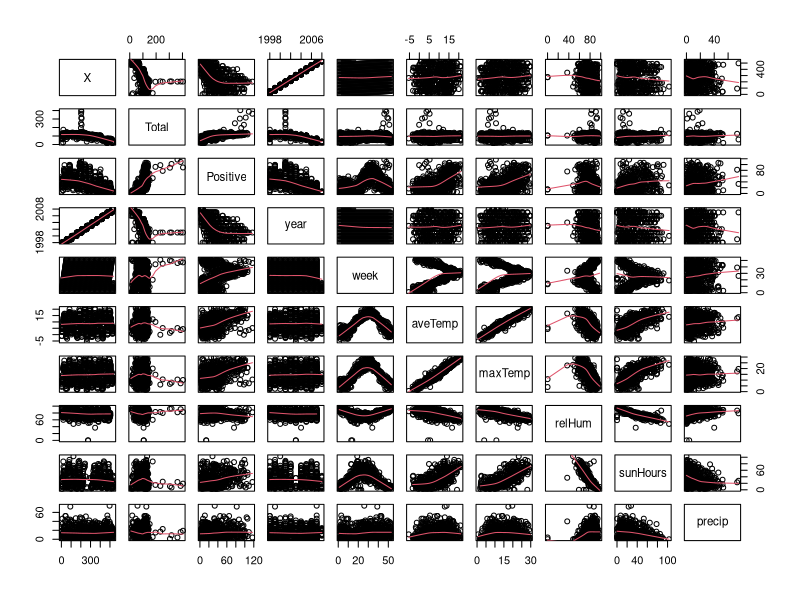
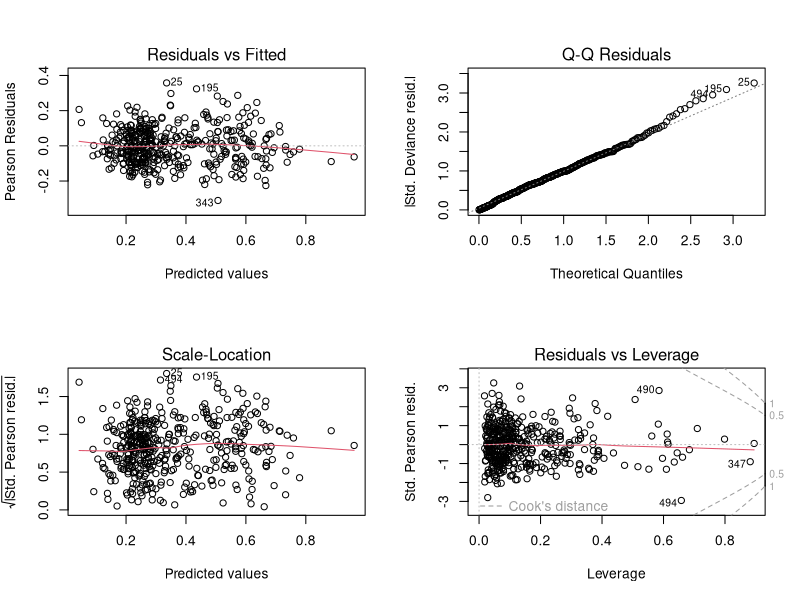
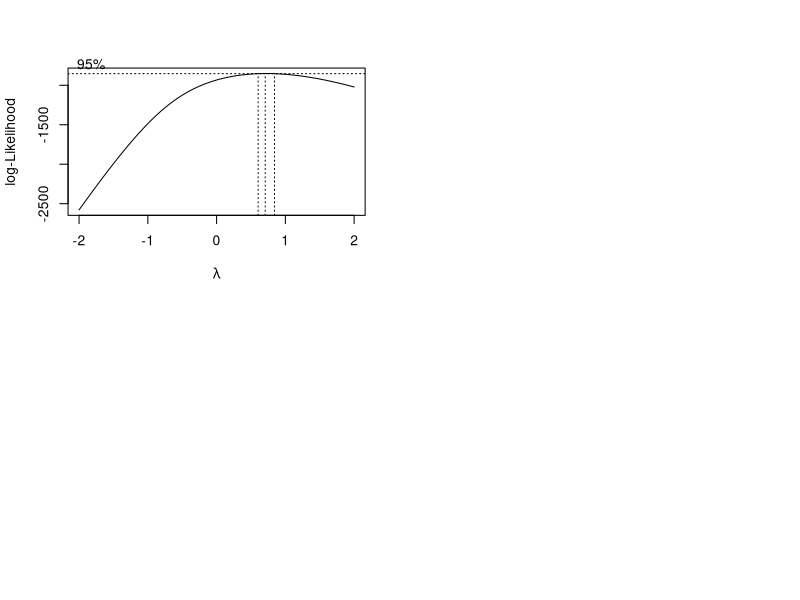
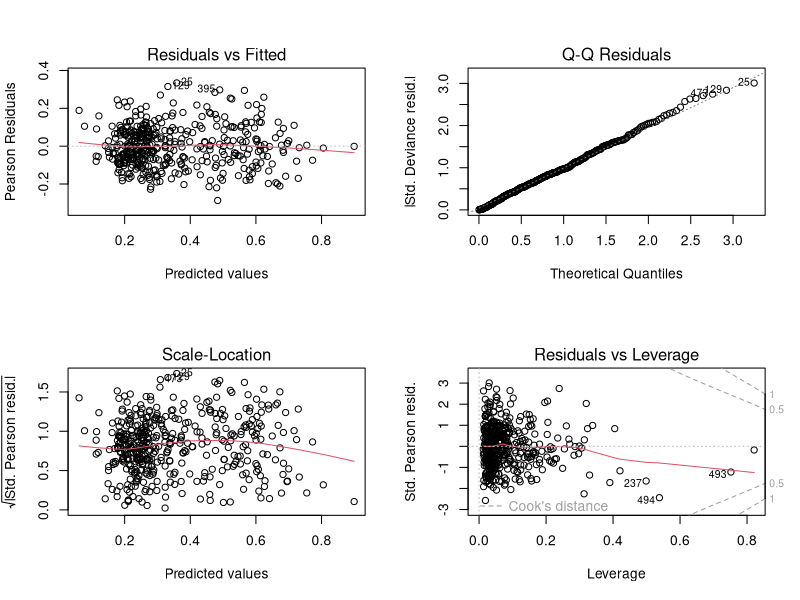
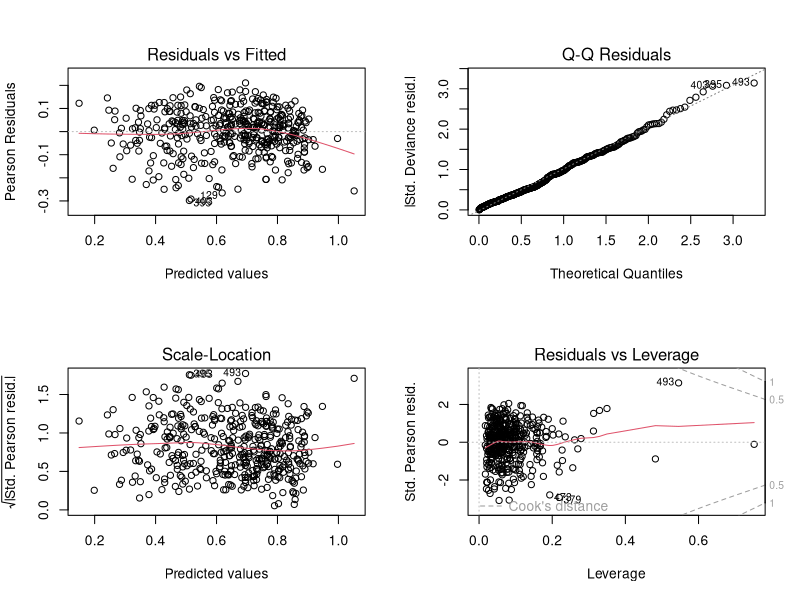
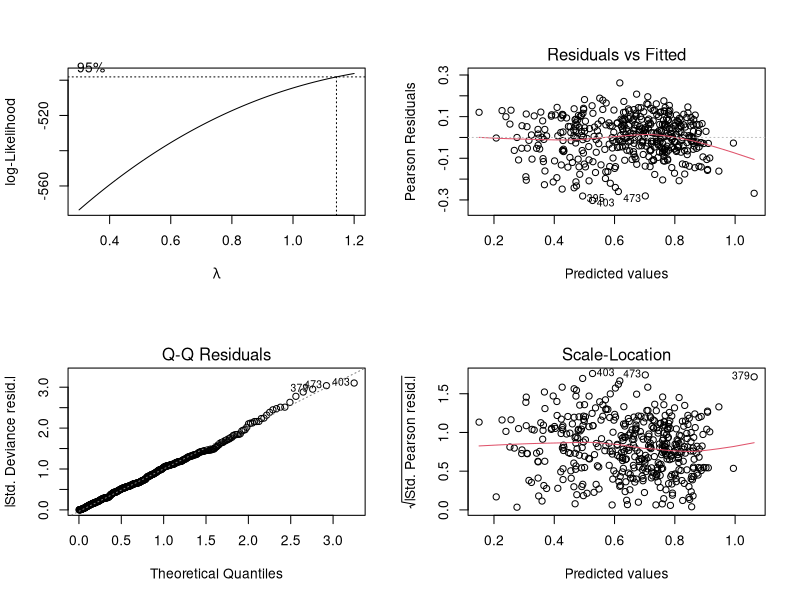
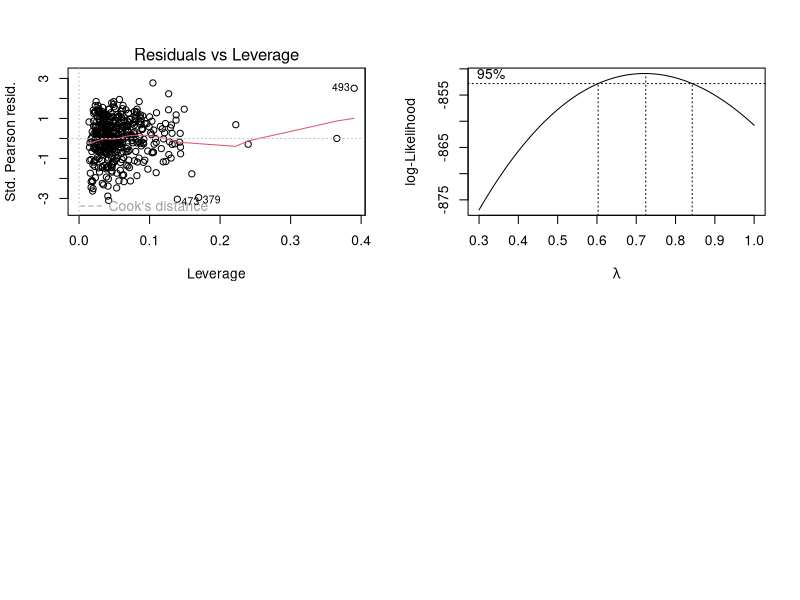

These figures' R source, in order: (Note: this script raises an error after producing the figures.)
climate = read.table("climate.txt", header=T, sep = "\t")
weekly = read.csv("weekly_pos.csv", header=T)
library(MASS)
camp <- data.frame(weekly, climate)

summary(camp)
plot(camp, panel=panel.smooth)

lm1 <- glm((Positive / Total) ~ aveTemp * maxTemp * relHum * sunHours * precip * week, data=camp)
par(mfrow=c(2,2))
plot (lm1)
summary(lm1)
boxcox(lm1)

stepP <- function(object, level=0.05, verbose=FALSE){
  if (!("lm" %in% class(object))){
    error("First argument should be an lm object")
  }
  d1 <- drop1(object, test="F")[-1,]
  maxP <- max(d1[["Pr(>F)"]])
  lmTmp <- object
  maxVar <- row.names(d1)[d1[["Pr(>F)"]]==maxP]
  history <-NULL # For storing the history of models
  tmpFormula <- paste(as.character(formula(lmTmp))[c(2,1,3)], collapse=" ")
  
  while(maxP > level & nrow(d1)>=1){
    maxVar <- row.names(d1)[d1[["Pr(>F)"]]==maxP]
    history <- rbind(history,data.frame(formula= tmpFormula, maxP=maxP, maxVar = maxVar) )
    lmTmp <- update(lmTmp, paste(".~.-",maxVar))
    d1 <- drop1(lmTmp, test="F")[-1,]
    maxP <- max(d1[["Pr(>F)"]])
    tmpFormula <- paste(as.character(formula(lmTmp))[c(2,1,3)], collapse=" ")
    if (verbose)
      print(tmpFormula) # Print the formula after each reduction
  }
  # Also adding the final model to document the p-value
  maxVar <- row.names(d1)[d1[["Pr(>F)"]]==maxP]
  tmpFormula <- paste(as.character(formula(lmTmp))[c(2,1,3)], collapse=" ")
  history <- rbind(history,data.frame(formula= tmpFormula, maxP=maxP, maxVar = maxVar) )
  return(list(object=lmTmp, history=history))  
}

mod <- stepP(lm1)
lm2 <- mod$object
anova(lm2, test="LRT")
drop1(lm2, test = "LRT")
lm3<-update(lm2,.~.-relHum:precip:week)
mod <- stepP(lm3)
lm4 <- mod$object
lm5 <- step(lm4)
drop1(lm5, test = "LRT")
anova(lm5, test="LRT")
lm6<-update(lm5,.~.-relHum:sunHours)
drop1(lm6,test="LRT")
mod <- stepP(lm6)
anova((lm7 <- mod$object), test="LRT")
lm8 <- update(lm7, .~. -relHum)
drop1(lm8, test="LRT")
anova(lm8, test="LRT")
lm9 <- update(lm8, .~. -sunHours)
drop1(lm9, test="LRT")
anova(lm9, test="LRT")
lm10 <- update(lm9, .~. -precip)
drop1(lm10, test="LRT")
mod <- stepP(lm10)
drop1((lm11 <- mod$object), test="LRT")
anova(lm11, test="LRT")
lm12 <- update(lm11, .~. -relHum:precip:sunHours)
drop1(lm12,test="LRT")
anova(lm12, test="LRT")
lm13 <- update(lm12, .~. -week:relHum)
drop1(lm13,test="LRT")
anova(lm13, test="LRT")
lm14 <- update(lm13, .~. -relHum:precip)
drop1(lm14,test="LRT")
anova(lm14, test="LRT")

par(mfrow=c(2,2))
plot(lm14)

a1 <- glm(((Total - Positive) / Total) ~ .*., data=camp)
plot(a1)
boxcox(a1, lambda = seq(0.3, 1.2, length.out = 20), data=camp)

a2 <- (mod <- stepP(a1))$object
drop1(a2, test="F")
plot(a2)

boxcox(lm1, lambda = seq(0.3, 1, length.out = 20), data=camp)

lm2 <- step(lm1)
anova(lm2, test="F")
drop1(lm2, test="F")
lm3 <- stepP(lm2)
summary(lm3$object)
anova(lm3$object, test="F")
drop1(lm3$object, test="F")



camp$fracpow <- (camp$Positive / camp$Total)^0.7
lm2 <- glm(pospow   ~ aveTemp * maxTemp * relHum * sunHours * precip * week, data=camp)
par(mfrow=c(2,2))
plot(lm2)
anova(lm2, test="F")
summary(lm2)



lm3<- step(lm2)
anova(lm3, test="F")
drop1(lm3, test="F")
lm4<-update(lm3,.~.-aveTemp:maxTemp:relHum)
drop1(lm4, test="F")
lm5<-update(lm4,.~.-aveTemp:maxTemp:sunHours)
drop1(lm5, test="F")
lm6<-update(lm5,.~.-aveTemp:maxTemp)
drop1(lm6, test="F")
summary(lm6)
anova(lm6, test="F")
lm7<-update(lm6,.~.-relHum:sunHours)
drop1(lm7, test="F")
lm8<-update(lm7,.~.-aveTemp:relHum:sunHours)
drop1(lm8, test="F")
lm9<-update(lm8,.~.-aveTemp:relHum)
drop1(lm9, test="F")
lm10<-update(lm9,.~.-maxTemp:relHum:sunHours)
drop1(lm10, test="F")
lm11<-update(lm10,.~.-maxTemp:relHum)
drop1(lm11, test="F")
anova(lm11, test="F")
lm12<-update(lm11,.~.-aveTemp:sunHours)
drop1(lm12, test="F")
lm13<-update(lm12,.~.-maxTemp:sunHours)
drop1(lm13, test="F")
anova(lm13, test="F")
summary(lm13)

par(mfrow=c(2,2))
plot(lm13)
coef(lm13)

lmtest <- glm(pospow ~ aveTemp * relHum, data=camp )
plot (lmtest)
summary(lmtest)
